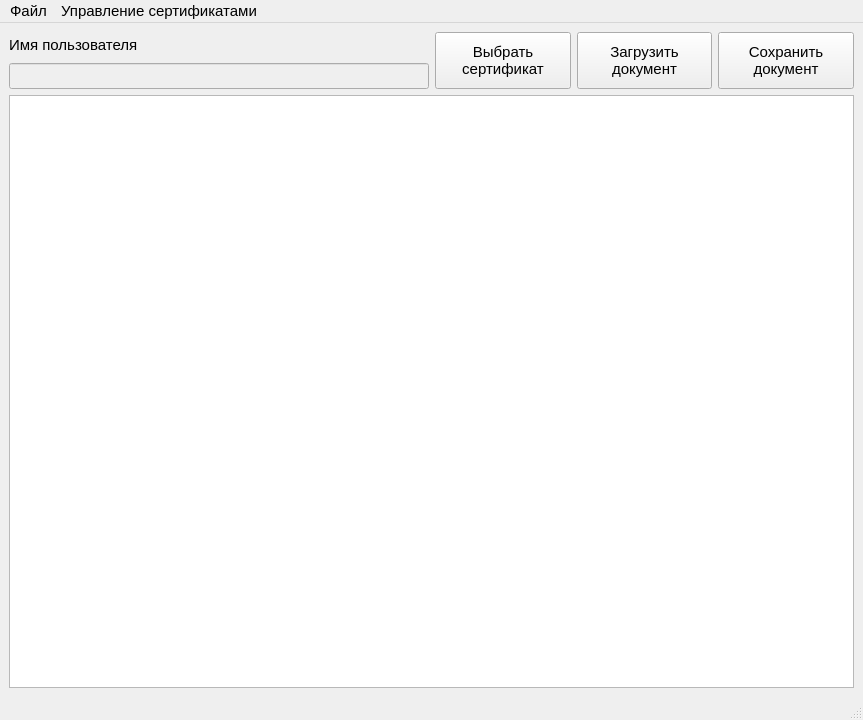
<?xml version="1.0" encoding="UTF-8"?>
<ui version="4.0">
 <class>MainWindow</class>
 <widget class="QMainWindow" name="MainWindow">
  <property name="geometry">
   <rect>
    <x>0</x>
    <y>0</y>
    <width>863</width>
    <height>720</height>
   </rect>
  </property>
  <property name="font">
   <font>
    <pointsize>11</pointsize>
   </font>
  </property>
  <property name="windowTitle">
   <string>Документооборот</string>
  </property>
  <property name="styleSheet">
   <string notr="true">QWidget {
	font-size: 11pt;
}

QPushButton {
	padding: 10px;
}</string>
  </property>
  <widget class="QWidget" name="centralwidget">
   <layout class="QVBoxLayout" name="verticalLayout_2">
    <item>
     <layout class="QHBoxLayout" name="horizontalLayout_2">
      <item>
       <layout class="QVBoxLayout" name="verticalLayout">
        <item>
         <widget class="QLabel" name="label">
          <property name="sizePolicy">
           <sizepolicy hsizetype="Preferred" vsizetype="Minimum">
            <horstretch>0</horstretch>
            <verstretch>0</verstretch>
           </sizepolicy>
          </property>
          <property name="text">
           <string>Имя пользователя</string>
          </property>
         </widget>
        </item>
        <item>
         <widget class="QLineEdit" name="userNameEdit">
          <property name="enabled">
           <bool>false</bool>
          </property>
         </widget>
        </item>
       </layout>
      </item>
      <item>
       <layout class="QHBoxLayout" name="horizontalLayout">
        <item>
         <widget class="QPushButton" name="btnPickCert">
          <property name="sizePolicy">
           <sizepolicy hsizetype="Expanding" vsizetype="Fixed">
            <horstretch>0</horstretch>
            <verstretch>0</verstretch>
           </sizepolicy>
          </property>
          <property name="text">
           <string>Выбрать
сертификат</string>
          </property>
         </widget>
        </item>
        <item>
         <widget class="QPushButton" name="btnLoadDoc">
          <property name="sizePolicy">
           <sizepolicy hsizetype="Expanding" vsizetype="Fixed">
            <horstretch>0</horstretch>
            <verstretch>0</verstretch>
           </sizepolicy>
          </property>
          <property name="text">
           <string>Загрузить
документ</string>
          </property>
         </widget>
        </item>
        <item>
         <widget class="QPushButton" name="btnSaveDoc">
          <property name="sizePolicy">
           <sizepolicy hsizetype="Expanding" vsizetype="Fixed">
            <horstretch>0</horstretch>
            <verstretch>0</verstretch>
           </sizepolicy>
          </property>
          <property name="text">
           <string>Сохранить
документ</string>
          </property>
         </widget>
        </item>
       </layout>
      </item>
     </layout>
    </item>
    <item>
     <widget class="QTextEdit" name="textEdit"/>
    </item>
   </layout>
  </widget>
  <widget class="QMenuBar" name="menubar">
   <property name="geometry">
    <rect>
     <x>0</x>
     <y>0</y>
     <width>863</width>
     <height>31</height>
    </rect>
   </property>
   <widget class="QMenu" name="menu">
    <property name="title">
     <string>Файл</string>
    </property>
    <addaction name="actionCreate"/>
    <addaction name="actionLoad"/>
    <addaction name="actionSave"/>
    <addaction name="separator"/>
    <addaction name="actionClose"/>
    <addaction name="separator"/>
    <addaction name="actionAbout"/>
   </widget>
   <widget class="QMenu" name="menu_2">
    <property name="title">
     <string>Управление сертификатами</string>
    </property>
    <addaction name="actionDelCert"/>
    <addaction name="actionPickCert"/>
   </widget>
   <addaction name="menu"/>
   <addaction name="menu_2"/>
  </widget>
  <widget class="QStatusBar" name="statusbar"/>
  <action name="actionCreate">
   <property name="text">
    <string>Создать</string>
   </property>
  </action>
  <action name="actionLoad">
   <property name="text">
    <string>Загрузить</string>
   </property>
  </action>
  <action name="actionSave">
   <property name="text">
    <string>Сохранить</string>
   </property>
  </action>
  <action name="actionClose">
   <property name="text">
    <string>Выход</string>
   </property>
  </action>
  <action name="actionAbout">
   <property name="text">
    <string>О программе</string>
   </property>
  </action>
  <action name="actionPKExport">
   <property name="text">
    <string>Экспорт открытого ключа</string>
   </property>
  </action>
  <action name="actionPKImport">
   <property name="text">
    <string>Импорт открытого ключа</string>
   </property>
  </action>
  <action name="actionDelCert">
   <property name="text">
    <string>Удалить</string>
   </property>
  </action>
  <action name="actionPickCert">
   <property name="text">
    <string>Выбрать</string>
   </property>
  </action>
 </widget>
 <resources/>
 <connections/>
</ui>
